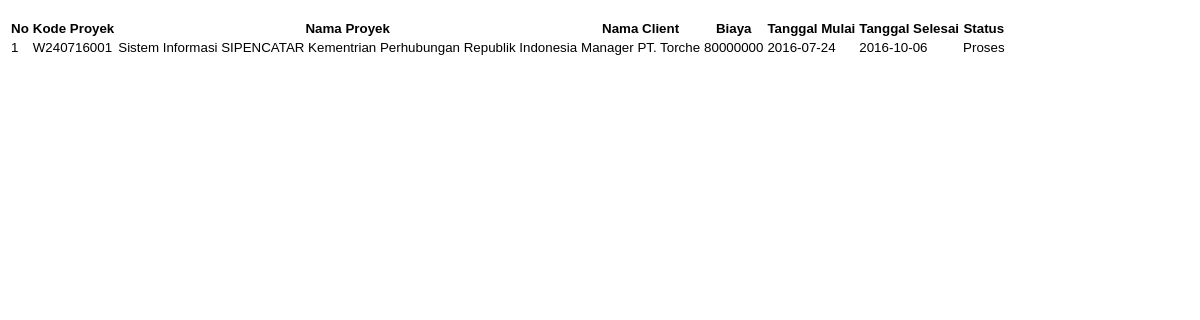
The page /admin/ldataproyek.php on the database as committed earlier.
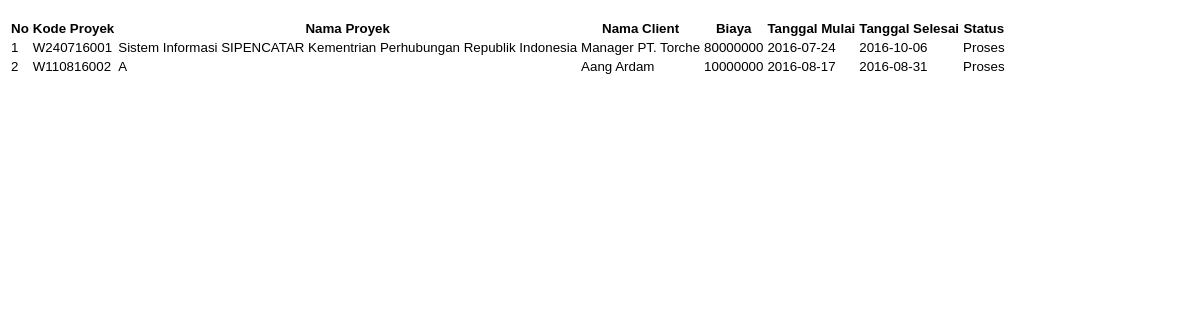
The same page on the database as committed later.
### tables this page shows
CREATE TABLE IF NOT EXISTS `proyek` (
`id` int(11) NOT NULL,
  `kode_proyek` varchar(15) NOT NULL,
  `id_client` int(3) NOT NULL,
  `nama_proyek` varchar(300) NOT NULL,
  `tujuan` varchar(500) NOT NULL,
  `asal_muasal` varchar(1000) NOT NULL,
  `fase` varchar(500) NOT NULL,
  `biaya` int(30) NOT NULL,
  `tanggal_mulai` date NOT NULL,
  `tanggal_selesai` date NOT NULL,
  `status` varchar(30) NOT NULL,
  `tarif_tenaga_kerja` int(11) NOT NULL,
  `created_at` datetime NOT NULL DEFAULT CURRENT_TIMESTAMP,
  `updated_at` timestamp NOT NULL DEFAULT CURRENT_TIMESTAMP ON UPDATE CURRENT_TIMESTAMP
);

CREATE TABLE IF NOT EXISTS `client` (
`id_client` int(11) NOT NULL,
  `nama_client` varchar(30) NOT NULL,
  `email` varchar(30) NOT NULL,
  `instansi` varchar(30) NOT NULL
);

### admin/ldataproyek.php (the view, shortened to what this page needs)
<!DOCTYPE html>
<html lang="en">
	<head>
		<link rel="stylesheet" type="text/css" href="../assets/css/style.css">
	</head>
	<body>
		<div class="table-responsive" id="table">
			<table class="table table-striped">
				<tr>
					<th>No</th>
					<th>Kode Proyek</th>
					<th>Nama Proyek</th>
					<th>Nama Client</th>
					<th>Biaya</th>
					<th>Tanggal Mulai</th>
					<th>Tanggal Selesai</th>
					<th>Status</th>
				</tr>
				<?php
					$Ssql="select p.id, p.kode_proyek, p.id_client,p.nama_proyek,p.biaya,p.tanggal_mulai,p.tanggal_selesai,p.status,
							c.id_client,c.nama_client
							from proyek p
							join client c
							on p.id_client=c.id_client
							order by p.id";
					$query=mysql_query($Ssql)  or die(mysql_error());
					$no = 1;
					while ($data = mysql_fetch_assoc($query))
					{
				?>
					<tr>
						<td><?php echo $no;?></td>
						<td><?php echo $data['kode_proyek']; ?></td>
						<td><?php echo $data['nama_proyek']; ?></td>
						<td><?php echo $data['nama_client']; ?></td>
						<td><?php echo $data['biaya']; ?></td>
						<td><?php echo $data['tanggal_mulai']; ?></td>
						<td><?php echo $data['tanggal_selesai']; ?></td>
						<td><?php echo $data['status']; ?></td>
					</tr>
				<?php
					$no++;
					}
				?>
			</table>
		</div>
	</body>
</html>

### assets/css/style.css (style rules this page uses)
body { padding-bottom: 40px; background-size: cover; background-repeat: no-repeat; background-image: url("../img/tehnologijabg.jpg"); }
tr > th { font-family: "Adobe Garamond Pro Bold", helvetica, sans-serif; font-size: 10pt; font-weight: bold; background-color: transparent; }
tr > td { font-size: 10pt; font-family: "Calibri", helvetica, sans-serif; }
#table { position: relative; top: 10px; }

Rows that differ between the two databases and show on the page:
added proyek: kode_proyek "W110816002", nama_proyek "A", id_client.nama_client "Aang Ardam", biaya "10000000", tanggal_mulai "2016-08-17", tanggal_selesai "2016-08-31", status "Proses"
